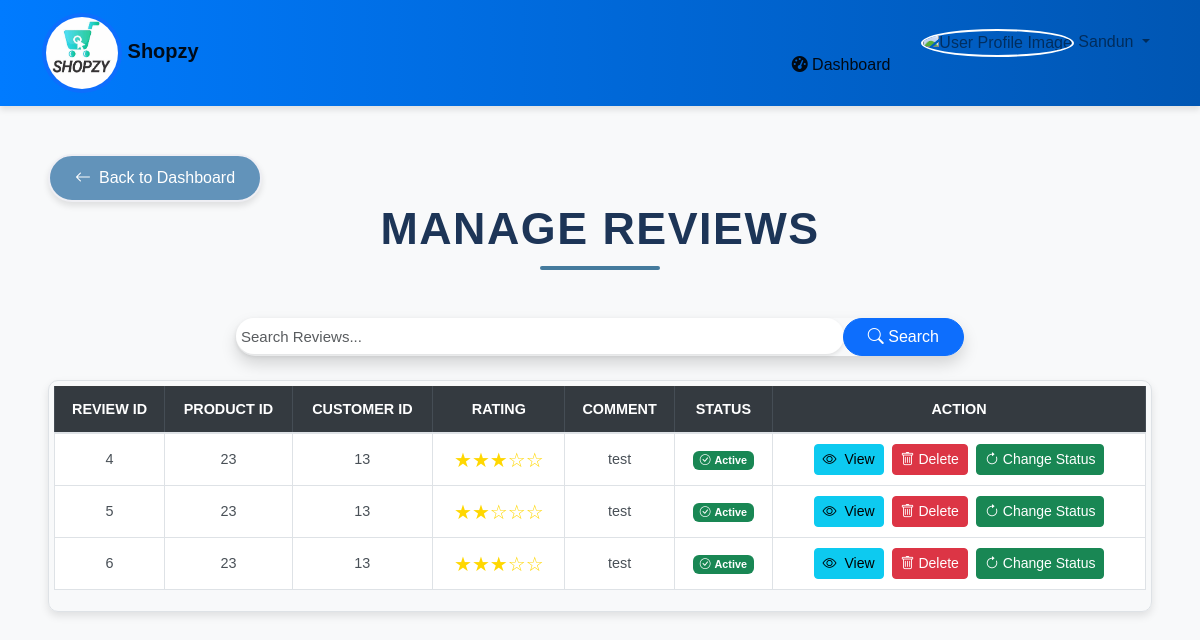
The app's page /Admin/ManageReviews.php (signed in) with its own data.
### tables this page shows
CREATE TABLE `product_reviews` (
  `review_id` int(11) NOT NULL,
  `product_id` int(11) NOT NULL,
  `customer_id` int(11) NOT NULL,
  `seller_id` int(11) NOT NULL,
  `rating` int(11) DEFAULT NULL CHECK (`rating` between 1 and 5),
  `comment` text DEFAULT NULL,
  `Status` tinyint(1) NOT NULL,
  `created_at` timestamp NOT NULL DEFAULT current_timestamp()
);

### Admin/ManageReviews.php (the view, shortened to what this page needs)
<?php
include 'header.php';
?>
<!DOCTYPE html>
<html lang="en">
<head>
    <link rel="stylesheet" href="https://cdnjs.cloudflare.com/ajax/libs/animate.css/4.1.1/animate.min.css" />
    <link href="https://cdn.jsdelivr.net/npm/bootstrap@5.3.0-alpha1/dist/css/bootstrap.min.css" rel="stylesheet">
    <link rel="stylesheet" href="https://cdn.jsdelivr.net/npm/bootstrap-icons@1.10.5/font/bootstrap-icons.css">
   <link rel="stylesheet" href="css/pagestyle.css">
</head>
<body>
    <div class="custom-container my-5 mx-5">
        <a href="main.php" class="btn btn-primary back">
            <i class="bi bi-arrow-left me-2"></i> Back to Dashboard
        </a>
        <h1 class="header-title text-center mb-5">Manage Reviews</h1>
        <div class="row my-4">
            <div class="col-md-8 offset-md-2">
                <div class="input-group shadow rounded-pill">
                    <input type="text" id="searchInput" class="form-control rounded-pill border-0"
                        placeholder="Search Reviews..."
                        aria-label="Search Reviews">
                    <button class="btn btn-primary rounded-pill px-4" type="button" id="searchButton">
                        <i class="bi bi-search"></i> Search
                    </button>
                </div>
            </div>
        </div>
        <div class="row mt-4">
            <div class="col-md-12">
                <div class="table-responsive">
                    <table class="table table-bordered table-hover">
                    <thead class="table-dark">
                            <tr>
                                <th scope="col">Review ID</th>
                                <th scope="col">Product ID </th>
                                <th scope="col">Customer ID</th>
                                <th scope="col">Rating</th>
                                <th scope="col">Comment</th>
                                <th scope="col">Status</th>
                                <th scope="col">Action</th>
                            </tr>
                        </thead>
                        <tbody>
                            <?php
                            $query = "SELECT * FROM product_reviews";
                            $result = mysqli_query($conn, $query);
                            $rowCount = mysqli_num_rows($result);
                            if ($rowCount > 0) {
                                while ($row = mysqli_fetch_assoc($result)) { ?>
                                    <tr>
                                        <td><?php echo htmlspecialchars($row['review_id']); ?></td>
                                        <td><?php echo htmlspecialchars($row['product_id']); ?></td>
                                        <td><?php echo htmlspecialchars($row['customer_id']); ?></td>
                                        <td>
                                            <?php
                                            $rating = htmlspecialchars($row['rating']);
                                            for ($i = 1; $i <= 5; $i++) {
                                                if ($i <= $rating) {
                                                    echo '<span style="color: #FFD700; font-size: 20px;">&#9733;</span>';
                                                } else {
                                                    echo '<span style="color: #FFD700; font-size: 20px;">&#9734;</span>';
                                                }
                                            }
                                            ?>
                                        </td>
                                        <td><?php echo htmlspecialchars($row['comment']); ?></td>
                                        <td>
                                            <?php
                                            if ($row['Status'] == 1) {
                                                echo '<span class="badge bg-success"><i class="bi bi-check-circle me-1"></i>Active</span>';
                                            } else {
                                                echo '<span class="badge bg-secondary"><i class="bi bi-x-circle me-1"></i>Inactive</span>';
                                            }
                                            ?>
                                        </td>
                                        <td>
                                            <button type="button" class="btn btn-sm btn-info me-1" data-bs-toggle="modal" data-bs-target="#ViweReviewModal<?php echo $row['review_id']; ?>">
                                                <i class="bi bi-eye me-1"></i> View
                                            </button>
                                            <button type="button" class="btn btn-sm btn-danger me-1" data-bs-toggle="modal" data-bs-target="#deleteReviewModal<?php echo $row['review_id']; ?>">
                                                <i class="bi bi-trash"></i> Delete
                                            </button>
                                            <button type="button" class="btn btn-sm btn-success" data-bs-toggle="modal" data-bs-target="#changeStatusModal<?php echo $row['review_id']; ?>">
                                                <i class="bi bi-arrow-clockwise"></i> Change Status
                                            </button>
                                        </td>
                                    </tr>
                            <?php }
                            } else {
                                echo '<tr><td colspan="10" class="text-center">No reviews found.</td></tr>';
                            }
                            ?>
                </div>
</body>
</html>

### Admin/header.php (shortened to what this page needs)
<?php
include 'Backend/config.php';
$id = $_SESSION['admin_id'];
$stmt = $conn->prepare("SELECT * FROM admins WHERE admin_id = ?");
$stmt->bind_param("i", $id);
$stmt->execute();
$result = $stmt->get_result();
$row = $result->fetch_assoc();
function getProfileImagePath($imageName) {
    $defaultImage = 'https://bootdey.com/img/Content/avatar/avatar6.png';
    return file_exists("AdminImage/" . $imageName) && $imageName ? "AdminImage/" . htmlspecialchars($imageName) : $defaultImage;
}
$imagePath = getProfileImagePath($row['Image']);
?>
<!DOCTYPE html>
<html lang="en">
<head>
    <link rel='stylesheet' href='https://cdn.jsdelivr.net/npm/bootstrap@4.5.0/dist/css/bootstrap.min.css'>
    <link rel="stylesheet" href="https://cdnjs.cloudflare.com/ajax/libs/font-awesome/6.0.0-beta3/css/all.min.css">
</head>
<body>
    <nav class="navbar navbar-expand-lg navbar-light">
        <div class="container">
            <a class="navbar-brand" href="Main.php">
                <img src="Image/icon.jfif" class="rounded-circle p-1 bg-primary" width="80"> Shopzy
            </a>
            <div class="collapse navbar-collapse" id="navbarNav">
                <ul class="navbar-nav ml-auto">
                    <li class="nav-item active">
                        <br>
                        <a class="nav-link" href="Main.php"><i class="fas fa-tachometer-alt"></i> Dashboard</a>
                    </li>
                    <li class="nav-item dropdown">
                        <a href="#" class="nav-link dropdown-toggle" id="profileDropdown" role="button" data-toggle="dropdown" aria-haspopup="true" aria-expanded="false">
                            <img src="<?= $imagePath ?>" alt="User Profile Image" class="profile-image" />
                            <?= htmlspecialchars($row['first_name']) ?>
                        </a>
                    </li>
                </ul>
            </div>
        </div>
    </nav>
</body>
</html>

### Admin/css/pagestyle.css (style rules this page uses)
body { margin: 0; padding: 0; font-family: Arial, sans-serif; background-color: #f8f9fa; }
#searchInput { max-width: 100%; padding: 5px; border: 1px solid #ced4da; border-radius: 25px; font-size: 15px; color: #495057; box-shadow: 0 2px 4px rgba(0, 0, 0, 0.1); outline: none; transition: box-shadow 0.3s ease, border-color 0.3s ease; }
.table thead th { text-align: center; font-weight: bold; text-transform: uppercase; background-color: #343a40; color: #ffffff; padding: 12px 8px; border-bottom: 2px solid #dee2e6; font-size: 0.9rem; }
.table tbody td { text-align: center; padding: 10px; vertical-align: middle; font-size: 0.9rem; color: #495057; border-bottom: 1px solid #dee2e6; }
.table-responsive { border: 1px solid #dee2e6; border-radius: 10px; overflow-x: auto; overflow-y: auto; -webkit-overflow-scrolling: touch; box-shadow: 0 4px 8px rgba(0, 0, 0, 0.1); max-height: 600px; padding: 5px; }
.table { min-width: 1000px; white-space: nowrap; border-collapse: collapse; }
.header-title { font-size: 2.8rem; color: #1d3557; font-weight: 700; text-transform: uppercase; text-decoration: none; letter-spacing: 1.5px; margin-bottom: 30px; position: relative; }
.header-title::after { content: ''; display: block; width: 120px; height: 4px; background-color: #457b9d; margin: 10px auto 0; border-radius: 2px; }
.back { background-color: #6293ba; color: #ffffff; font-size: 16px; font-weight: 500; padding: 10px 25px; border: 2px solid #efeff4; border-radius: 30px; display: inline-flex; align-items: center; text-decoration: none; box-shadow: 0 4px 6px rgba(0, 0, 0, 0.1); transition: background-color 0.3s ease, box-shadow 0.3s ease; }

### Admin/header.php (style rules this page uses)
body { font-family: 'Poppins', sans-serif; overflow-x: hidden; }
.navbar { background: linear-gradient(90deg, #007bff, #0056b3); box-shadow: 0 4px 6px rgba(0, 0, 0, 0.1); }
.navbar-brand { font-weight: bold; color: white; font-size: 1.5rem; }
.nav-link { color: white; margin-left: 15px; font-size: 1.1rem; }
.profile-image { width: 50px; height: 50px; border-radius: 50%; border: 2px solid white; transition: transform 0.3s, border-color 0.3s; }

### records on screen
product_reviews: review_id "4", product "23", customer "13", rating 3 (drawn), comment "test", Status 1 (drawn)
product_reviews: review_id "5", product "23", customer "13", rating 2 (drawn), comment "test", Status 1 (drawn)
product_reviews: review_id "6", product "23", customer "13", rating 3 (drawn), comment "test", Status 1 (drawn)

### other values on screen
$row['first_name'] "Sandun"
